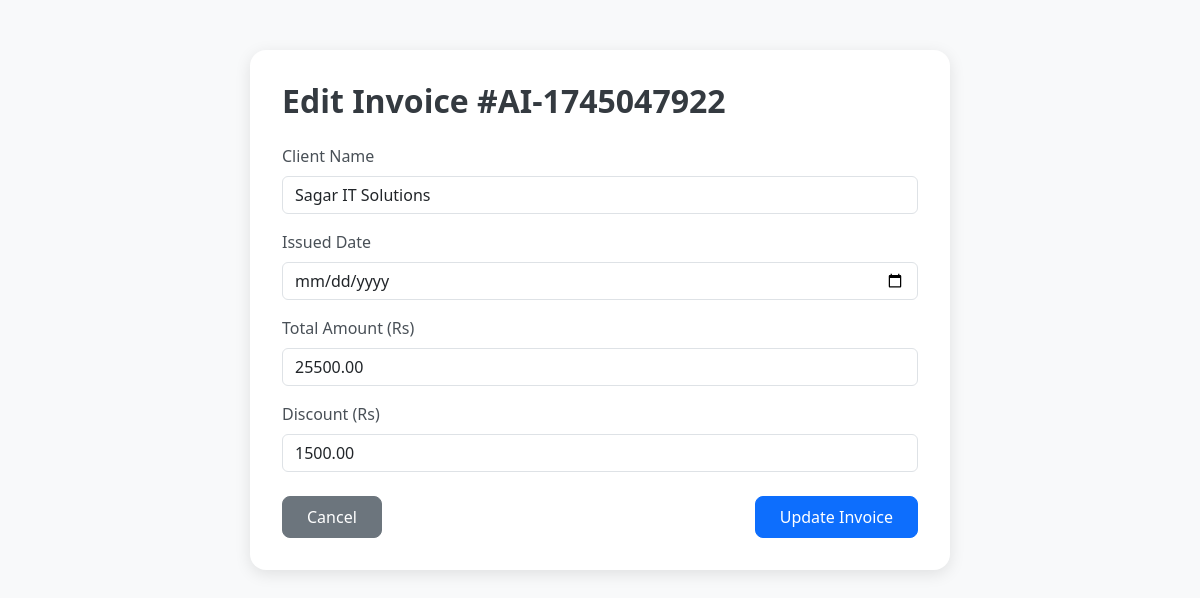
The page /edit_invoice.php?id=8 (signed in) on the database its author committed.
### tables this page shows
CREATE TABLE `invoices` (
  `id` int(11) NOT NULL,
  `reference_no` varchar(50) NOT NULL,
  `client_name` varchar(255) NOT NULL,
  `address` text NOT NULL,
  `total_amount` decimal(10,2) DEFAULT NULL,
  `discount` decimal(10,2) NOT NULL,
  `net_amount` decimal(10,2) NOT NULL,
  `issued_date` timestamp NOT NULL DEFAULT current_timestamp(),
  `invoice_number` varchar(50) NOT NULL
);

### edit_invoice.php (the view, shortened to what this page needs)
<?php
include 'db_connect.php';
$invoice_id = $_GET['id'] ?? null;
$stmt = $pdo->prepare("SELECT * FROM invoices WHERE id = ?");
$stmt->execute([$invoice_id]);
$invoice = $stmt->fetch(PDO::FETCH_ASSOC);
?>
<!DOCTYPE html>
<html lang="en">
<head>
  <link href="https://cdn.jsdelivr.net/npm/bootstrap@5.3.0/dist/css/bootstrap.min.css" rel="stylesheet">
</head>
<body>
<div class="edit-wrapper">
  <div class="card">
    <h2>Edit Invoice #<?= htmlspecialchars($invoice['invoice_number']) ?></h2>
    <form method="POST">
      <div class="mb-3">
        <label for="client_name" class="form-label">Client Name</label>
        <input type="text" class="form-control" id="client_name" name="client_name" value="<?= htmlspecialchars($invoice['client_name']) ?>" required>
      </div>
      <div class="mb-3">
        <label for="issued_date" class="form-label">Issued Date</label>
        <input type="date" class="form-control" id="issued_date" name="issued_date" value="<?= htmlspecialchars($invoice['issued_date']) ?>" required>
      </div>
      <div class="mb-3">
        <label for="total_amount" class="form-label">Total Amount (Rs)</label>
        <input type="number" step="0.01" class="form-control" id="total_amount" name="total_amount" value="<?= htmlspecialchars($invoice['total_amount']) ?>" required>
      </div>
      <div class="mb-3">
        <label for="discount" class="form-label">Discount (Rs)</label>
        <input type="number" step="0.01" class="form-control" id="discount" name="discount" value="<?= htmlspecialchars($invoice['discount']) ?>" required>
      </div>
      <div class="d-flex justify-content-between mt-4">
        <a href="admin_panel.php" class="btn btn-secondary">Cancel</a>
        <button type="submit" class="btn btn-primary">Update Invoice</button>
      </div>
    </form>
  </div>
</div>
</body>
</html>

### edit_invoice.php (style rules this page uses)
body { background-color: #f8f9fa; }
.edit-wrapper { max-width: 700px; margin: 50px auto; }
.card { border: none; border-radius: 16px; box-shadow: 0 4px 16px rgba(0,0,0,0.1); padding: 2rem; background-color: #ffffff; }
h2 { color: #343a40; font-weight: 600; margin-bottom: 1.5rem; }
.form-label { font-weight: 500; color: #495057; }
.btn-primary { border-radius: 8px; padding: 0.5rem 1.5rem; }
.btn-secondary { border-radius: 8px; padding: 0.5rem 1.5rem; }

### rows shown on the page
invoices: invoice_number "AI-1745047922", client_name "Sagar IT Solutions", total_amount "25500.00", discount "1500.00"
